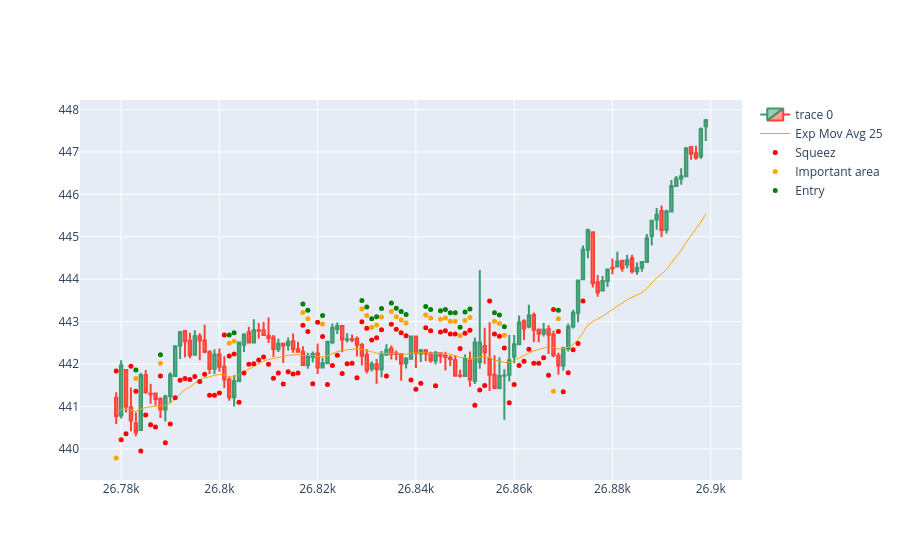

Here is the notebook cell this chart was saved with:
### Code cell
import plotly.io as pio
import plotly.graph_objects as go  

dfpl = df[26900:27000]

fig = go.Figure(
    data=[
        go.Candlestick(
            x=dfpl.index,
            open=dfpl['Open'],
            high=dfpl['High'],
            low=dfpl['Low'],
            close=dfpl['Close']),
        go.Scatter(
            x=dfpl.index, 
            y=dfpl['ema25'],
            line=dict(color='orange', width=1), 
            name="Exp Mov Avg 25")
    ]
)

fig.add_scatter(x=dfpl.index, y=dfpl['squezzeArea'], mode="markers", marker=dict(size=5, color="red"), name="Squeez")
fig.add_scatter(x=dfpl.index, y=dfpl['squeezeCloseToEmaArea'], mode="markers", marker=dict(size=5, color="orange"), name="Important area")
fig.add_scatter(x=dfpl.index, y=dfpl['posibleBreakArea'], mode="markers", marker=dict(size=5, color="green"), name="Entry")

fig.update_layout(xaxis_rangeslider_visible=False)
fig.show()
